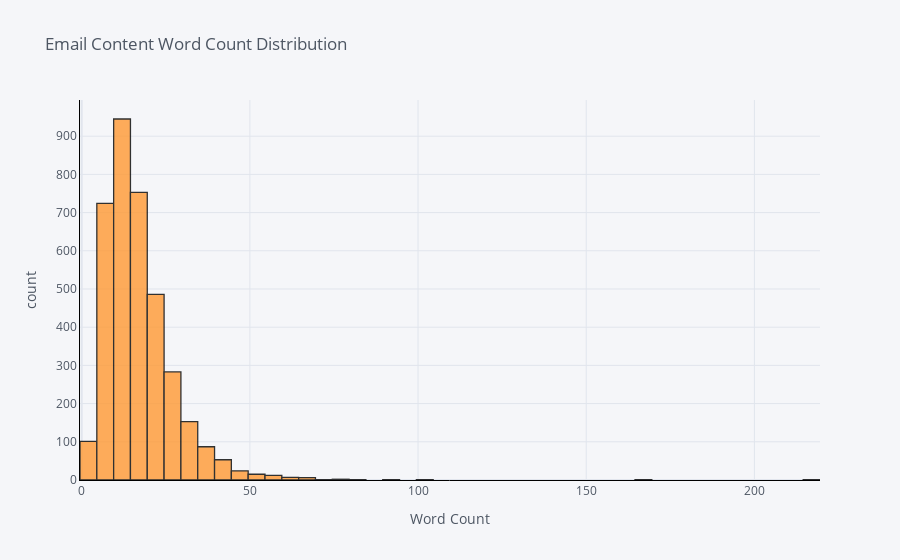

Notebook source saved alongside this figure:
### Code cell
df_train['email_word_count'].iplot(
    kind='hist',
    bins=100,
    xTitle='Word Count',
    linecolor='black',
    yTitle='count',
    title='Email Content Word Count Distribution')

### Figure 1 — Plotly figure (JSON) as saved in the notebook; plotly's stock layout.template omitted (floating-point values rounded to 4 significant figures; data arrays with more than 128 entries replaced by an {"elided": "..."} marker saying what was removed)
{"data": [{"histfunc": "count", "histnorm": "", "marker": {"color": "rgba(255, 153, 51, 1.0)", "line": {"color": "#000000", "width": 1.3}}, "name": "email_word_count", "nbinsx": 100, "opacity": 0.8, "orientation": "v", "type": "histogram", "x": {"elided": "3657 int values"}}], "layout": {"barmode": "overlay", "legend": {"bgcolor": "#F5F6F9", "font": {"color": "#4D5663"}}, "paper_bgcolor": "#F5F6F9", "plot_bgcolor": "#F5F6F9", "title": {"font": {"color": "#4D5663"}, "text": "Email Content Word Count Distribution"}, "xaxis": {"gridcolor": "#E1E5ED", "linecolor": "black", "showgrid": true, "tickfont": {"color": "#4D5663"}, "title": {"font": {"color": "#4D5663"}, "text": "Word Count"}, "zerolinecolor": "#E1E5ED"}, "yaxis": {"gridcolor": "#E1E5ED", "linecolor": "black", "showgrid": true, "tickfont": {"color": "#4D5663"}, "title": {"font": {"color": "#4D5663"}, "text": "count"}, "zerolinecolor": "#E1E5ED"}}}
